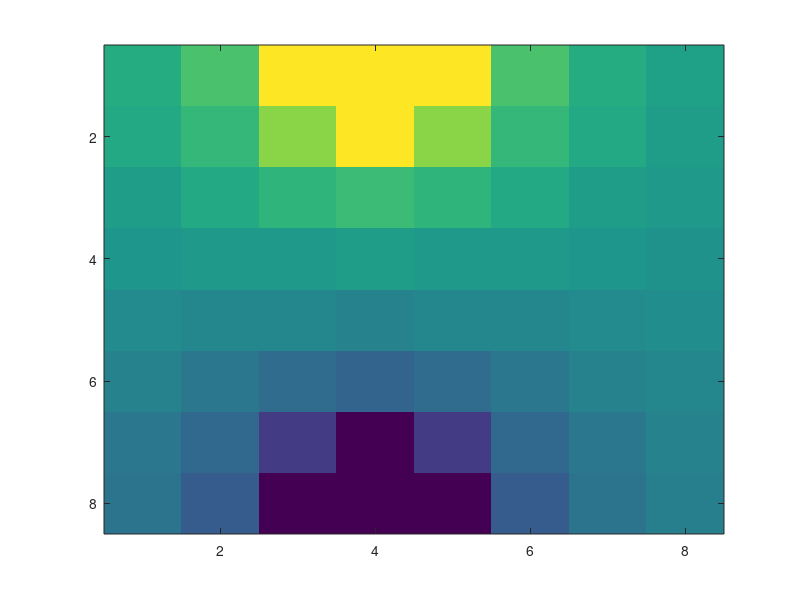
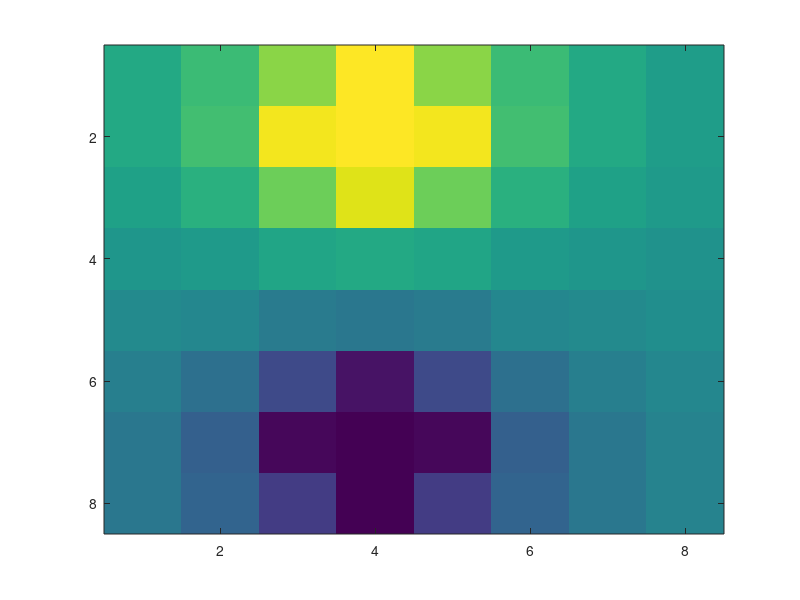
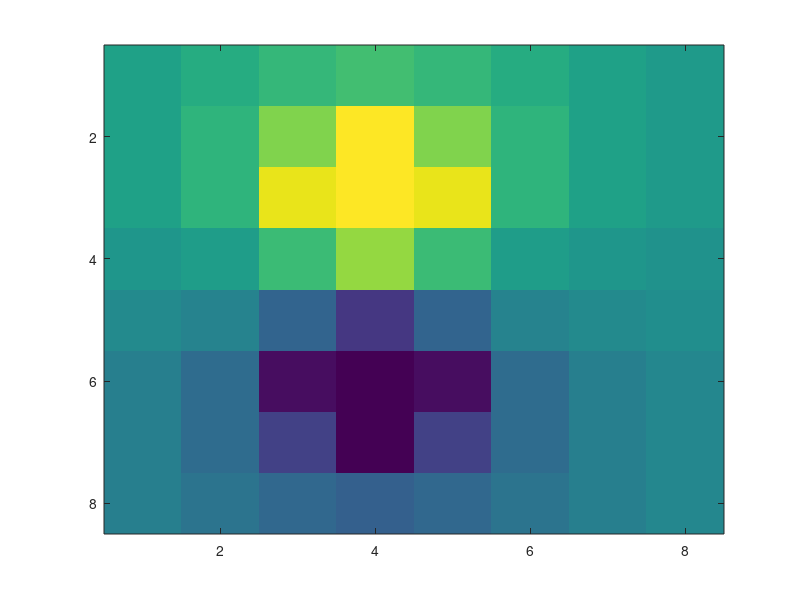
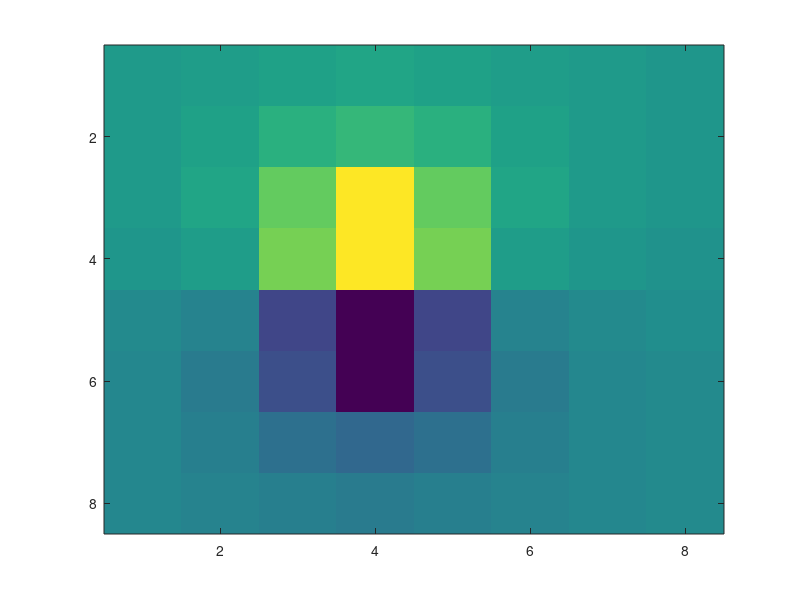

Reproduce these figures in MATLAB, in order.
% stim electrodes 4 and 60
jp=1;
kp=4;
jm=8;
km=4;
for j=1:8;
for k=1:8;
dxp=j-jp;
dyp=k-kp;
dxm=j-jm;
dym=k-km;
dp=sqrt(dxp^2+dyp^2);
dm=sqrt(dxm^2+dym^2);
v460(j,k)=(1/dp)-(1/dm);
end;
end;
figure;imagesc(v460)

% stim electrodes 12 and 52
jp=2;
kp=4;
jm=7;
km=4;
for j=1:8;
for k=1:8;
dxp=j-jp;
dyp=k-kp;
dxm=j-jm;
dym=k-km;
dp=sqrt(dxp^2+dyp^2);
dm=sqrt(dxm^2+dym^2);
v1252(j,k)=(1/dp)-(1/dm);
end;
end;
figure;imagesc(v1252)


% stim electrodes 20 and 44
jp=3;
kp=4;
jm=6;
km=4;
for j=1:8;
for k=1:8;
dxp=j-jp;
dyp=k-kp;
dxm=j-jm;
dym=k-km;
dp=sqrt(dxp^2+dyp^2);
dm=sqrt(dxm^2+dym^2);
v2044(j,k)=(1/dp)-(1/dm);
end;
end;
figure;imagesc(v2044)


% stim electrodes 28 and 36
jp=4;
kp=4;
jm=5;
km=4;
for j=1:8;
for k=1:8;
dxp=j-jp;
dyp=k-kp;
dxm=j-jm;
dym=k-km;
dp=sqrt(dxp^2+dyp^2);
dm=sqrt(dxm^2+dym^2);
v2836(j,k)=(1/dp)-(1/dm);
end;
end;
figure;imagesc(v2836)